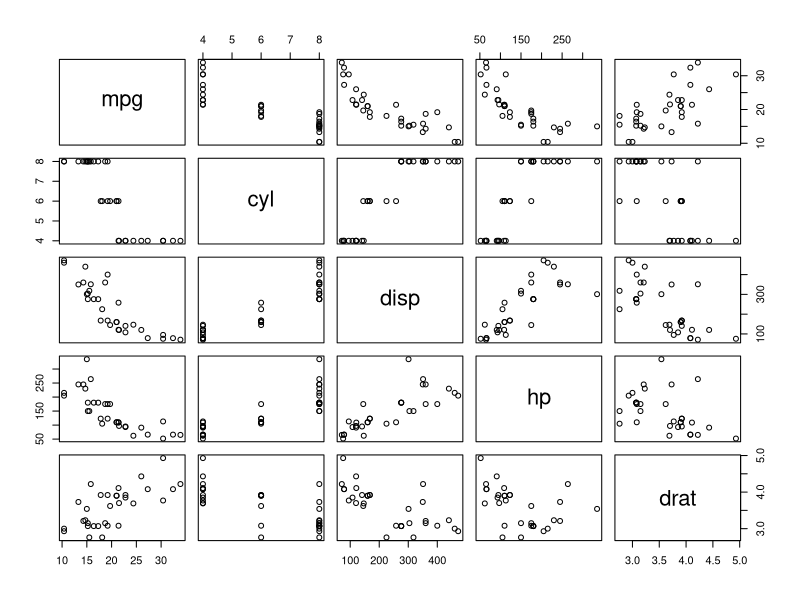
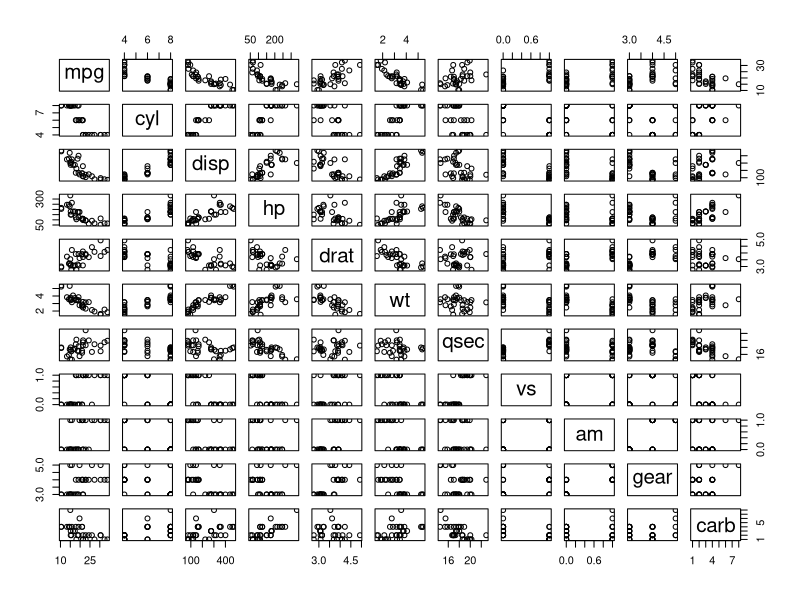
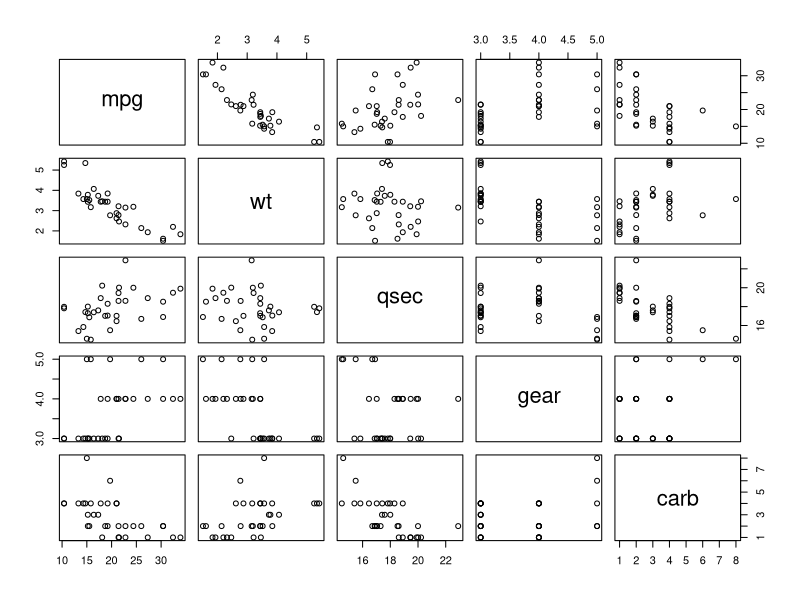
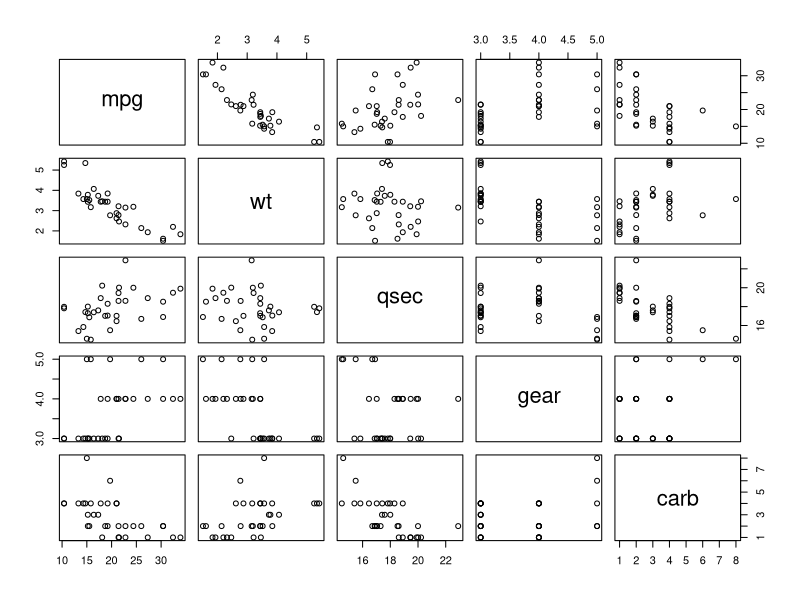

Here is the R script that generated these plots, in order: (Note: this script raises an error after producing the figures.)
#Combinación de todas las variables de un data set

#Cruce de columnas 1 a 5 con todas las observaciones
pairs(mtcars[,1:5])

#Cruce de todas las columnas del data set
pairs(mtcars)

#Cruce de columnas seleccionadas
nuevo <- subset(mtcars,select = c(1,6:7,10,11))
pairs(nuevo)

#Cruce de columnas excepto
pairs(mtcars[,-c(0,2,3,4,5,8,9)])

#Aplicación de filtro para buscar
Eficientes <- filter(mtcars,mpg >= 30)
Eficientes
pairs(Eficientes[,1:5])

merc <- mtcars %>% filter(str_detect(model,"Merc"))
merc

pairs(merc[,2:6])